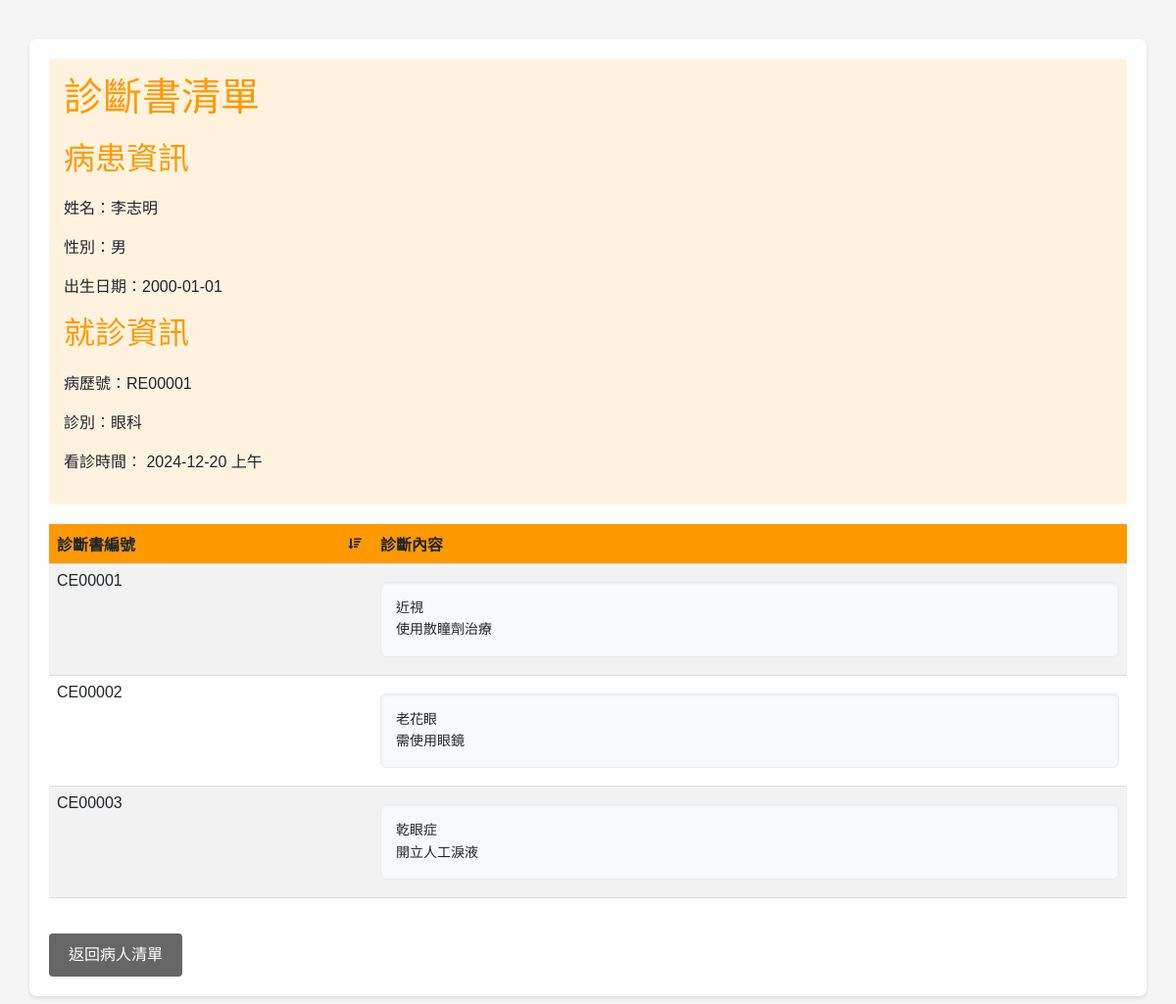
The page /php/doctor/dr_certificate_list.php?record_id=RE00001 (signed in) on the database its author committed.
### tables this page shows
CREATE TABLE `medical_record` (
  `record_id` char(7) NOT NULL,
  `patient_id` char(7) NOT NULL,
  `clinic_id` char(7) NOT NULL
);

CREATE TABLE `person` (
  `person_id` char(7) NOT NULL,
  `last_name` varchar(20) NOT NULL,
  `first_name` varchar(20) NOT NULL,
  `id_card` char(10) NOT NULL,
  `password` varchar(255) NOT NULL,
  `phone` varchar(20) NOT NULL,
  `address` varchar(100) DEFAULT NULL,
  `gender` enum('M','F') NOT NULL,
  `birthday` date NOT NULL
);

CREATE TABLE `department` (
  `department_id` char(7) NOT NULL,
  `department_name` varchar(50) NOT NULL
);

CREATE TABLE `clinic` (
  `clinic_id` char(7) NOT NULL,
  `clinic_date` date NOT NULL,
  `period` enum('morning','afternoon','evening') NOT NULL,
  `department_id` char(7) NOT NULL,
  `location` varchar(100) DEFAULT NULL,
  `doctor_id` char(7) NOT NULL
);

CREATE TABLE `medical_certificate` (
  `certificate_id` char(7) NOT NULL,
  `record_id` char(7) NOT NULL,
  `prescription` text DEFAULT NULL
);

### php/doctor/dr_certificate_list.php (the view, shortened to what this page needs)
<?php
require_once '../common/db_conn.php';
$record_id = $_GET['record_id'];
try {
    $stmt = $db->prepare("
        SELECT mr.record_id, mr.clinic_id, c.clinic_date, c.period,
               p.last_name, p.first_name, p.gender, p.birthday,
               d.department_name
        FROM medical_record mr
        JOIN clinic c ON mr.clinic_id = c.clinic_id
        JOIN patient pt ON mr.patient_id = pt.person_id
        JOIN person p ON pt.person_id = p.person_id
        JOIN department d ON c.department_id = d.department_id
        WHERE mr.record_id = ? AND c.doctor_id = ?
    ");
    $stmt->execute([$record_id, $_SESSION['user_id']]);
    $record = $stmt->fetch();
    $stmt = $db->prepare("
        SELECT certificate_id, prescription
        FROM medical_certificate
        WHERE record_id = ?
        ORDER BY certificate_id
    ");
    $stmt->execute([$record_id]);
    $certificates = $stmt->fetchAll();
} catch (Exception $e) {
    $error_message = $e->getMessage();
}
function getPeriodText($period) {
    switch ($period) {
        case 'morning': return '上午';
    }
}
?>
<!DOCTYPE html>
<html lang="zh-Hant">
<head>
    <link href="https://cdn.jsdelivr.net/npm/bootstrap@5.3.0-alpha1/dist/css/bootstrap.min.css" rel="stylesheet">
    <link href="https://cdn.jsdelivr.net/npm/boxicons@2.1.2/css/boxicons.min.css" rel="stylesheet">
    <link rel="stylesheet" href="./asset/dr_certificate_list.css">
</head>
<body>
    <div class="container">
        <?php if (isset($record)): ?>
            <div class="record-info">
                <h1>診斷書清單</h1>
                <div class="patient-info">
                    <h2>病患資訊</h2>
                    <p>姓名：<?php echo htmlspecialchars($record['last_name'] . $record['first_name']); ?></p>
                    <p>性別：<?php echo $record['gender'] === NULL ? '-' : ($record['gender'] === 'M' ? '男' : '女'); ?></p>
                    <p>出生日期：<?php echo htmlspecialchars($record['birthday']); ?></p>
                </div>
                <div class="visit-info">
                    <h2>就診資訊</h2>
                    <p>病歷號：<?php echo htmlspecialchars($record['record_id']); ?></p>
                    <p>診別：<?php echo htmlspecialchars($record['department_name']); ?></p>
                    <p>
                        看診時間：
                        <?php
                        echo htmlspecialchars($record['clinic_date']) . ' ' .
                             htmlspecialchars(getPeriodText($record['period']));
                        ?>
                    </p>
                </div>
            </div>
            <?php if (empty($certificates)): ?>
                <div class="empty-message">目前沒有診斷書記錄</div>
            <?php else: ?>
                <table class="table table-striped">
                    <thead>
                        <tr>
                            <th>診斷書編號</th>
                            <th>診斷內容</th>
                        </tr>
                    </thead>
                    <tbody>
                        <?php foreach ($certificates as $cert): ?>
                            <tr>
                                <td><?php echo htmlspecialchars($cert['certificate_id']); ?></td>
                                <td>
                                    <div class="prescription-content"><?php echo htmlspecialchars(trim($cert['prescription'])); ?></div>
                                </td>
                            </tr>
                        <?php endforeach; ?>
                    </tbody>
                </table>
            <?php endif; ?>
            <a href="patient_list.php?clinic_id=<?php echo urlencode($record['clinic_id']); ?>"
               class="back-btn">返回病人清單</a>
        <?php else: ?>
            <div class="error-message">無效的病歷記錄</div>
            <a href="clinic_list.php" class="back-btn">返回診次列表</a>
        <?php endif; ?>
    </div>
</body>
</html>

### php/doctor/asset/dr_certificate_list.css (style rules this page uses)
body { font-family: Arial, sans-serif; max-width: 1200px; margin: 20px auto; padding: 20px; background-color: #f5f5f5; }
.container { background: white; padding: 20px; border-radius: 8px; box-shadow: 0 2px 4px rgba(0, 0, 0, 0.1); }
h1, h2 { color: #ff9900; margin-bottom: 20px; }
.record-info { background-color: #fff3e0; padding: 15px; border-radius: 4px; margin-bottom: 20px; }
.patient-info { margin-bottom: 10px; }
table { width: 100%; border-collapse: collapse; margin-top: 20px; }
th, td { padding: 12px; text-align: left; border-bottom: 1px solid #ddd; }
th { background-color: #ff9900 !important; color: white; cursor: pointer; position: relative; padding-right: 30px; }
th:nth-child(1), td:nth-child(1) { width: 30%; }
th:nth-child(2), td:nth-child(2) { width: 70%; }
.back-btn { display: inline-block; padding: 10px 20px; background-color: #666; color: white; text-decoration: none; border-radius: 4px; margin-top: 20px; }
.prescription-content { white-space: pre-wrap; font-family: 'Consolas', monospace; background-color: #f8f9fa; padding: 15px; border: 1px solid #e9ecef; border-radius: 6px; color: #212529; font-size: 14px; line-height: 1.6; margin: 10px 0; box-shadow: inset 0 1px 3px rgba(0, 0, 0, 0.05); max-height: 300px; overflow-y: auto; }

### rows shown on the page
medical_record: person.last_name+first_name "李志明", person.birthday "2000-01-01", record_id "RE00001", department.department_name "眼科", clinic.clinic_date "2024-12-20", clinic.period "上午"
medical_certificate: certificate_id "CE00001", prescription "近視 使用散瞳劑治療"
medical_certificate: certificate_id "CE00002", prescription "老花眼 需使用眼鏡"
medical_certificate: certificate_id "CE00003", prescription "乾眼症 開立人工淚液"
